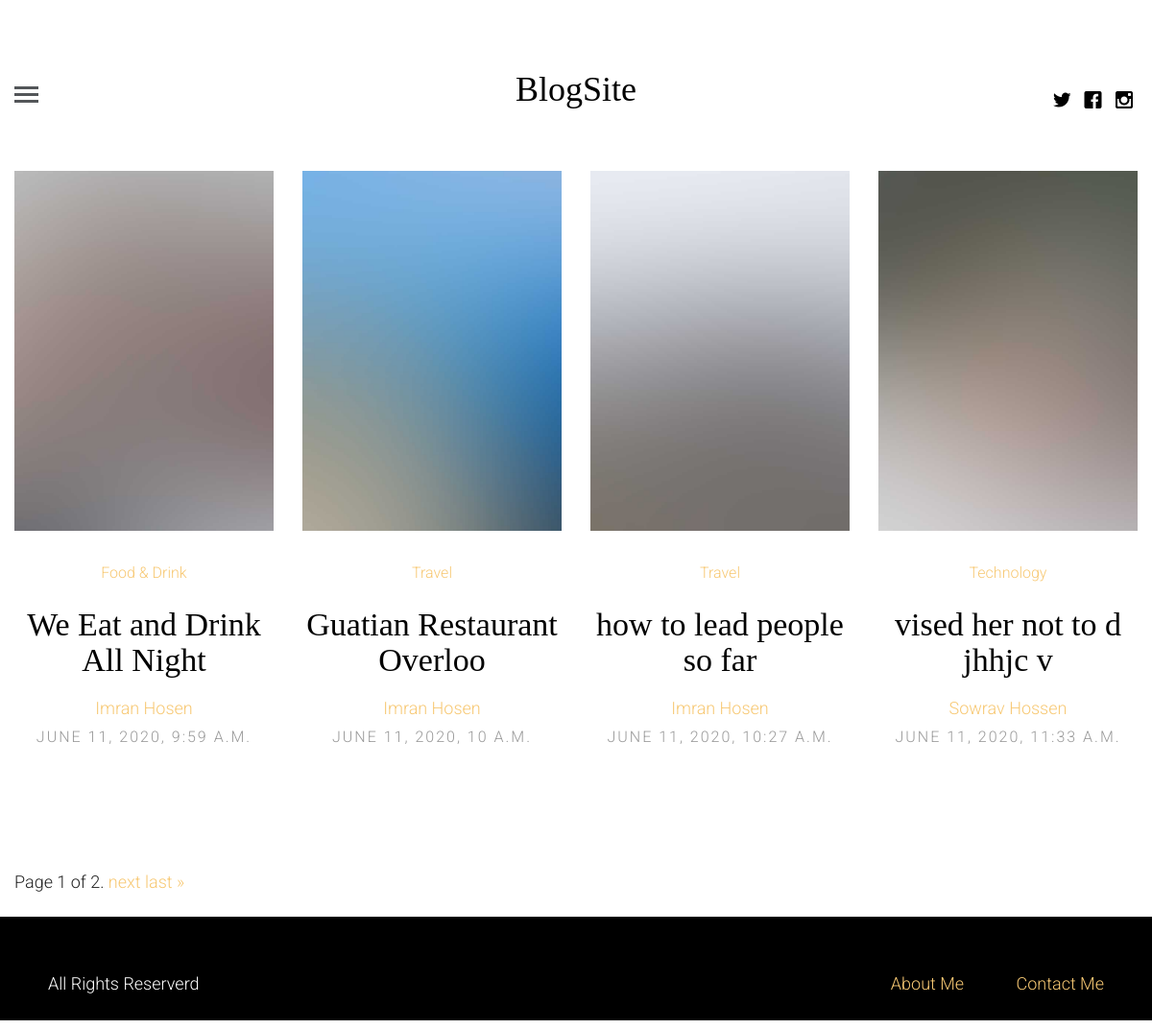
The page / on the database its author committed.
### blog/models.py (models this page shows, shortened)
class Post(models.Model):
    title = models.CharField(max_length=150)
    image = models.ImageField()
    category = models.ForeignKey(Post_Catetory, on_delete=models.CASCADE)
    description = RichTextField()
    author = models.ForeignKey(RegisterUser, on_delete=models.CASCADE)
    is_approve = models.BooleanField(default=True)
    posted = models.DateTimeField(auto_now_add=True)
    updated = models.DateTimeField(auto_now=True)

class Post_Catetory(models.Model):
    name = models.CharField(max_length=120)
    def __str__(self):
        return self.name

class RegisterUser(models.Model):
    first_name = models.CharField(max_length=60)
    last_name = models.CharField(max_length=60)
    email = models.EmailField(max_length=120)
    username = models.CharField(max_length=100)
    password = models.CharField(max_length=30)
    profile_picture = models.ImageField(default='avatar.png', blank=True)
    about_me  = models.TextField(blank=True, null=True)
    created_at = models.DateTimeField(auto_now_add=True)
    updated = models.DateTimeField(auto_now=True)

### blog/views.py (the view)
# urls.py: path('', views.Home, name='home'),
def Home(request):
    posts = Post.objects.all()
    paginator = Paginator(posts, 4)
    page_number = request.GET.get('page')
    page_obj = paginator.get_page(page_number)
    context = {
        'posts':page_obj,
    }
    template = 'index.html'
    return render(request, template, context)

### templates/index.html (shortened to what this page needs)
{% extends 'base.html' %}
{% block content %}
	<div class="container-fluid">
		<div class="row fh5co-post-entry">
			{% for post in posts %}
			<article class="col-lg-3 col-md-3 col-sm-3 col-xs-6 col-xxs-12 animate-box">
				<figure>
					<a href="{% url 'blog:post_detail' post.id %}"><img src="{{ post.image.url }}" alt="Image" class="img-responsive"></a>
				</figure>
				<span class="fh5co-meta"><a href="{% url 'blog:post_category' name=post.category.name %}">{{ post.category }}</a></span>
				<h2 class="fh5co-article-title"><a href="{% url 'blog:post_detail' post.id %}">{{ post.title }}</a></h2>
				<a href="{% url 'blog:post_detail' post.id %}" style="text-transform: capitalize;">{{ post.author.first_name }} {{ post.author.last_name }}</a>
				<span class="fh5co-meta fh5co-date">{{ post.posted }}</span>
			</article>
			{% endfor %}
		</div>
		<div class="row">
			<div class="col-lg-12">
				<div class="pagination_area">
					<div class="pagination">
						<span class="step-links">
						<span class="current">
						Page {{ posts.number }} of {{ posts.paginator.num_pages }}.
						</span>
						{% if posts.has_next %}
						<a href="?page={{ posts.next_page_number }}">next</a>
						<a href="?page={{ posts.paginator.num_pages }}">last &raquo;</a>
						{% endif %}
						</span>
					</div>
				</div>
			</div>
		</div>
	</div>
{% endblock content %}

### static/style.css (style rules this page uses)
html { background: #fff; }
body { font-family: "Roboto", arial, sans-serif; font-size: 18px; font-weight: 300; line-height: 1.8; color: #222; background: #fff; }
a { color: #f7c873; -webkit-transition: 0.5s; -o-transition: 0.5s; transition: 0.5s; }
h1, h2, h3, h4, h5, h6 { font-family: "Playfair Display", times, serif; color: #000; }
.fh5co-post-entry article { text-align: center; float: left; margin-bottom: 110px; padding-left: 2em; padding-right: 2em; }
@media screen and (max-width: 1200px) { .fh5co-post-entry article { margin-bottom: 80px; padding-left: 15px; padding-right: 15px; } }
.fh5co-post-entry article a img { opacity: 1; -webkit-transition: 0.5s; -o-transition: 0.5s; transition: 0.5s; }
.fh5co-post-entry article figure { margin-bottom: 30px; }
.fh5co-post-entry article h2 { font-family: "Playfair Display", times, serif; font-size: 34px; color: #000; margin-bottom: 15px; }
.fh5co-post-entry article h2 a { color: #000; }
.fh5co-post-entry article .fh5co-meta { font-size: 16px; font-family: "Roboto", arial, sans-serif; color: #999999; margin-bottom: 20px; display: block; }
.fh5co-post-entry article .fh5co-meta.fh5co-date { text-transform: uppercase; letter-spacing: 2px; }
.js .to-animate, .js .to-animate-2, .js .animate-box { opacity: 0; }
.img-responsive { width: 100%; }

### rows shown on the page
Post: image (picture), category "Food & Drink", title "We Eat and Drink All Night", author.first_name "Imran", author.last_name "Hosen", posted "JUNE 11, 2020, 9:59 A.M."
Post: image (picture), category "Travel", title "Guatian Restaurant Overloo", author.first_name "Imran", author.last_name "Hosen", posted "JUNE 11, 2020, 10 A.M."
Post: image (picture), category "Travel", title "how to lead people so far", author.first_name "Imran", author.last_name "Hosen", posted "JUNE 11, 2020, 10:27 A.M."
Post: image (picture), category "Technology", title "vised her not to d jhhjc v", author.first_name "Sowrav", author.last_name "Hossen", posted "JUNE 11, 2020, 11:33 A.M."

### other values the page prints
{{ posts.number }} "1"
{{ posts.paginator.num_pages }} "2"
